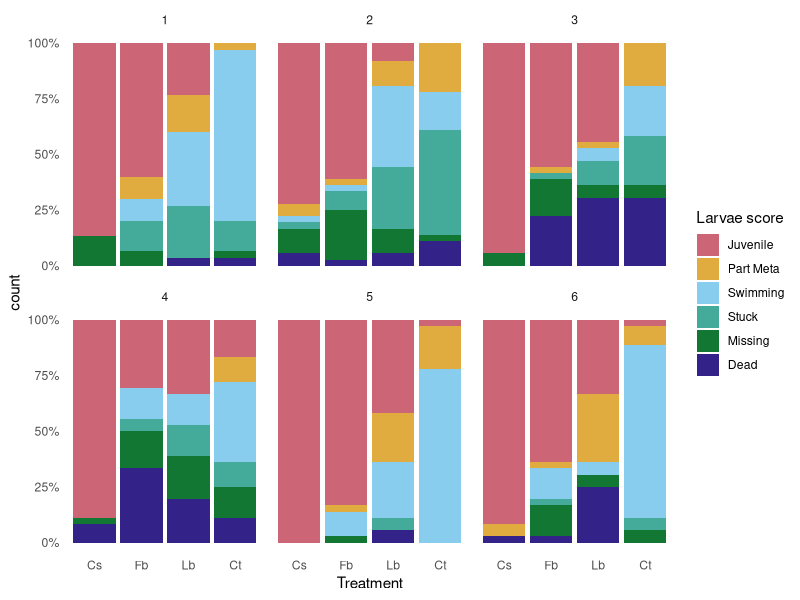
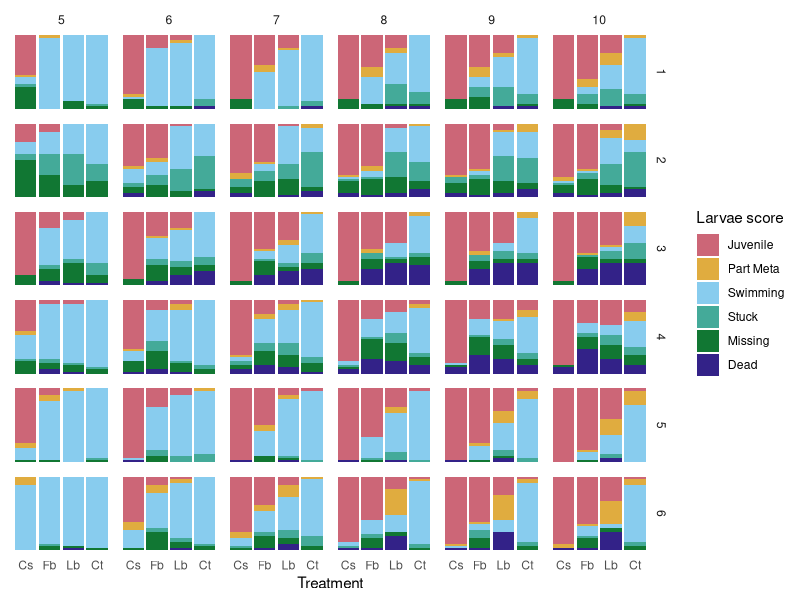

The R source for these figures, in order:
# --- INDEX ---
# 0. Setup & factor leveling
# 1. Total number of larvae, and larvae per family
# 2. Larvae per family in each scoring category:
#       0	- Missing
#       1	- Juvenile
#       2	- Swimming
#       3	- Stuck
#       4	- Dead
#       5	- Partially Metamorphosed ('Part Meta')
# 3. Breakdown of each scoring category by treatment for each family
# 4. How often do part meta larvae become juveniles?
# -------------

# -------------
# 0

library(tidyverse)
library(ggplot2)
library(dplyr)

data <- read.csv("data/ficoSettlementData.csv")
glimpse(data)

data$Treatment <- factor(data$Treatment, 
                         levels = c(1, 2, 3, 4), 
                         labels = c("Conspecific", "Nat Biof", "Lab Biof", "Control"))
data$Score <- factor(data$Score,
                     levels = c(0, 1, 2, 3, 4, 5),
                     labels = c("Missing", "Juvenile", "Swimming", "Stuck", "Dead", "Part Meta"))

data$Score <- factor(data$Score, levels = c("Juvenile", "Part Meta", "Swimming", "Stuck", "Missing", "Dead"))

# -------------
# 1, 2, 3

    # Score summary for 10 DPF, grouped by Treatment and Family

scores10DPF <- data %>%
  filter(DPF == "10") %>%
  group_by(Treatment, Family) %>%
  summarise('Total Larvae' = length(Family),
            Juvenile = sum(Score == "Juvenile"),
            PartMeta = sum(Score == "Part Meta"),
            Swimming = sum(Score == "Swimming"),
            Stuck = sum(Score == "Stuck"),
            Dead = sum(Score == "Dead"),
            Missing = sum(Score == "Missing"))



    # Stacked bar for just 10 DPF:

graphData10 <- data %>%
  filter(DPF == "10") %>%
  group_by(Family, Treatment)

ggplot(data = graphData10, aes(x = Treatment, fill = Score)) +
  geom_bar(position = "fill") +
  scale_y_continuous(labels = scales::percent) +
  scale_fill_manual(values = c("Juvenile" = "#CC6677", 
                               "Part Meta" = "#E0AC3F",
                               "Swimming" = "#88CCEE",
                               "Stuck" = "#44AA99",
                               "Missing" = "#117733",
                               "Dead" = "#332288")) +
  scale_x_discrete(labels = c("Cs", "Fb", "Lb", "Ct")) +
  labs(fill = "Larvae score") +
  facet_wrap(~Family) +
  theme_minimal() +
  theme(panel.grid = element_blank())

    # Full score summary for 5-10 DPF, grouped by Treatment and Family

scoresFull <- data %>%
  group_by(DPF, Treatment, Family) %>%
  summarise(Total = length(Family),
            Juvenile = sum(Score == "Juvenile"),
            PartMeta = sum(Score == "Part Meta"),
            Swimming = sum(Score == "Swimming"),
            Stuck = sum(Score == "Stuck"),
            Dead = sum(Score == "Dead"),
            Missing = sum(Score == "Missing"))

    # Stacked bar for 5-10 DPF

graphDataFull <- data %>%
  group_by(DPF, Family, Treatment)

ggplot(data = graphDataFull, aes(x = Treatment, fill = Score)) +
  geom_bar(position = "fill") +
  scale_y_continuous(labels = scales::percent) +
  scale_fill_manual(values = c("Juvenile" = "#CC6677", 
                               "Part Meta" = "#E0AC3F",
                               "Swimming" = "#88CCEE",
                               "Stuck" = "#44AA99",
                               "Missing" = "#117733",
                               "Dead" = "#332288")) +
  scale_x_discrete(labels = c("Cs", "Fb", "Lb", "Ct")) +
  facet_grid(Family ~ DPF) +
  labs(fill = "Larvae score") +
  theme_minimal() +
  theme(
    axis.text.y = element_blank(),
    axis.title.y = element_blank(),
    axis.ticks.y = element_blank(),
    panel.grid = element_blank()
  )

# -------------
# 4

Larva <- paste(data$Family, data$Plate, data$Well, sep="-")
data <- cbind(data, Larva)

data <- data %>%
  group_by(Larva) %>%
  mutate(change1d = Score == "Part Meta" & lead(Score) == "Juvenile") %>%
  ungroup()

metaLarvae <- data %>%
  filter(Score=="Part Meta", DPF != 10) %>%
  group_by(Treatment, DPF) %>%
  summarize('Part Meta Larvae' = n(),
            Success = sum(change1d),
            Failure = sum(!change1d),
            'Perc Success' = sum(change1d) / n() * 100,
            .groups = "drop")
